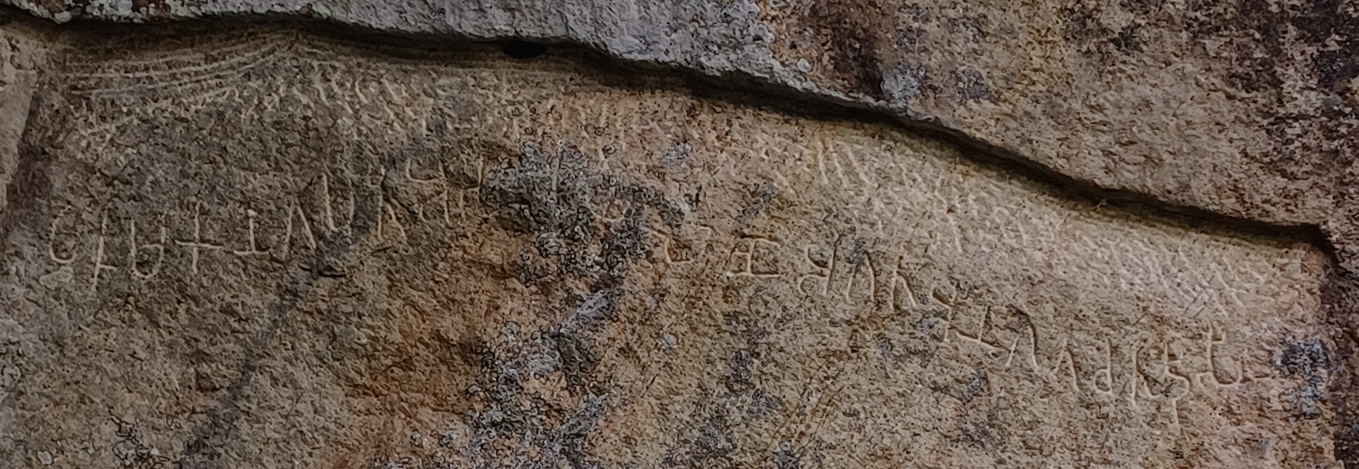
#> input picture images/raw/Mihinthale(2).jpg, 2718 x 938 px (shown at 1/2 size)
$ python 'Segmentation(BL).py'
#> lines starting #> are read from the running program, lines starting #| are printed output that depends on the picture; after the words box and inside, x2 and y2 are one past the last pixel; in counts of white or black regions, pixels touching at a corner belong together
### code/Segmentation_final.py
import os
import numpy as np
import matplotlib.pyplot as plt
import cv2


def display_image(im_path):     # to get an idea of the pre-processing technique
    dpi = 80
    im_data = plt.imread(im_path)
    height, width = im_data.shape[:2]
    # What size does the figure need to be in inches to fit the image?
    figsize = width / float(dpi), height / float(dpi)
    # Create a figure of the right size with one axes that takes up the full figure
    fig = plt.figure(figsize=figsize)
    ax = fig.add_axes([0, 0, 1, 1])
    # Hide spines, ticks, etc.
    ax.axis('off')
    # Display the image.
    ax.imshow(im_data, cmap='gray')
    plt.show()


# [9 lines left out: function enhance_contrast, not called in this run]


raw_image_directory = os.path.join('..', 'images', 'raw')
output_directory = os.path.join('..', 'images', 'final_testing')
# preprocessed_image_directory = os.path.join('..', 'images', 'preprocessed')
image_path = os.path.join(raw_image_directory, "Mihinthale.jpg")
# display_image(image_path)

# image_path = '../images/raw/Mihinthale.jpg'


def save_image(edited_image, file_name):
    output_path = os.path.join(output_directory, file_name)
    cv2.imwrite(output_path, edited_image)


def image_preprocessing(img_path):
    img = cv2.imread(img_path)  # original image
    img_copy = img.copy()
    height = img.shape[0]
    width = img.shape[1]
    # print(height, width)

    # Resize image for a standard size
    resize_img = cv2.resize(img_copy, dsize=(1320, int(1320 * height / width)), interpolation=cv2.INTER_AREA)
    save_image(resize_img, 'resized_image.png')

    blur = cv2.GaussianBlur(img, (5, 5), 0)
    save_image(blur, 'Gau_blur.png')
    # median_image = cv2.medianBlur(img_copy, 3)

    b, g, r = cv2.split(img_copy)
    rgb_img = cv2.merge([r, g, b])
    gray = cv2.cvtColor(img_copy, cv2.COLOR_BGR2GRAY)
    ret, thresh = cv2.threshold(gray, 0, 255, cv2.THRESH_BINARY_INV+cv2.THRESH_OTSU)

    # noise removal
    kernel = np.ones((2, 2), np.uint8)
    opening = cv2.morphologyEx(thresh, cv2.MORPH_OPEN, kernel, iterations=2)
    closing = cv2.morphologyEx(thresh, cv2.MORPH_CLOSE, kernel, iterations=2)
    # sure background area
    sure_bg = cv2.dilate(closing, kernel, iterations=3)
    # Finding sure foreground area
    dist_transform = cv2.distanceTransform(sure_bg, cv2.DIST_L2, 3)
    # Threshold
    ret, sure_fg = cv2.threshold(dist_transform, 0.1*dist_transform.max(), 255, 0)
    save_image(sure_bg, 'dil.png')

    edge = cv2.Canny(sure_bg, 2, 5)
    save_image(edge, 'canny_edges.png')

    # # Finding unknown region
    # sure_fg = np.uint8(sure_fg)
    # unknown = cv2.subtract(sure_bg, sure_fg)
    # # Marker labelling
    # ret, markers = cv2.connectedComponents(sure_fg)
    # # Add one to all labels so that sure background is not 0, but 1
    # markers = markers+1
    # # Now, mark the region of unknown with zero
    # markers[unknown == 255] = 0
    # markers = cv2.watershed(img, markers)
    # img[markers == -1] = [255, 0, 0]
    #
    # plt.subplot(211), plt.imshow(rgb_img)
    # plt.title('Input Image'), plt.xticks([]), plt.yticks([])
    # plt.subplot(212), plt.imshow(thresh, 'gray')
    # plt.imsave(r'thres_hold.png', thresh)
    # plt.title("Otsu's binary threshold"), plt.xticks([]), plt.yticks([])
    # plt.tight_layout()
    # plt.show()
    #
    # plt.subplot(211), plt.imshow(closing, 'gray')
    # plt.title("morphologyEx:Closing:2x2"), plt.xticks([]), plt.yticks([])
    # plt.subplot(212), plt.imshow(sure_bg, 'gray')
    # plt.imsave(r'dil_a.tion.png', sure_bg)
    # plt.title("Dilation"), plt.xticks([]), plt.yticks([])
    # plt.tight_layout()
    # plt.show()
    #
    # plt.subplot(211), plt.imshow(dist_transform, 'gray')
    # plt.title("Distance Transform"), plt.xticks([]), plt.yticks([])
    # plt.subplot(212), plt.imshow(sure_fg, 'gray')
    # plt.title("Thresholding"), plt.xticks([]), plt.yticks([])
    # plt.tight_layout()
    # plt.show()
    #
    # plt.subplot(211), plt.imshow(unknown, 'gray')
    # plt.title("Unknown"), plt.xticks([]), plt.yticks([])
    # plt.subplot(212), plt.imshow(img, 'gray')
    # plt.title("Result from Watershed"), plt.xticks([]), plt.yticks([])
    # plt.tight_layout()
    # plt.show()

    # ________________________________________________________________________________________________________________

    # save_image(blur, 'median_image.png')
    # de_noised_image = cv2.fastNlMeansDenoisingColored(blur, None, h=10, templateWindowSize=7, searchWindowSize=21)
    # save_image(de_noised_image, 'fastdenoised_image.png')
    #
    # # Grayscale
    # gray_img = cv2.cvtColor(de_noised_image, cv2.COLOR_BGR2GRAY)
    # save_image(gray_img, 'gray_image.png')
    #
    # # Histogram Equalize Image
    # equalized_image = cv2.equalizeHist(gray_img)
    # save_image(equalized_image, 'hist_equalize_image.png')
    #
    # # Adaptive Histogram Equalized Image
    # clahe = cv2.createCLAHE(clipLimit=2.0, tileGridSize=(8, 8))
    # aequalized_image = clahe.apply(gray_img)
    # save_image(aequalized_image, 'adapt_hist_equalize_image.png')
    #
    # # Light adjusted image
    # # Assuming gamma correction for contrast adjustment
    # gamma = 1.2
    # adjusted_image = np.clip((aequalized_image / 255.0) ** gamma * 255.0, 0, 255).astype(np.uint8)
    # save_image(adjusted_image, 'light_adjusted_image.png')
    #
    # # Apply adaptive thresholding
    # _, threshold_image = cv2.threshold(aequalized_image, 5, 20, cv2.THRESH_BINARY + cv2.THRESH_OTSU)
    # # _, threshold_image = cv2.threshold(aequalized_image, 50, 200, cv2.THRESH_BINARY + cv2.THRESH_OTSU)
    # save_image(threshold_image, 'threshold_image.png')
    # # plt.imshow(threshold_image, cmap='gray')
    # # plt.title('threshold_image ')
    #
    # # thresh, im_bw = cv.threshold(img, 180, 255, cv.THRESH_BINARY)  # TODO: change these values and find the best suited values
    # # """thresh - threshold, im_bw - image black & white.
    # # first parameter is the image then two integer values are defined as paremeters.
    # # cv.THRESH_BINARY - a way of adjusting the threshold, there are multiple ways to ajust the threshold value."""
    # # output_path = os.path.join(output_directory, f'Threshold_{image_file}.jpg')
    # # cv.imwrite(output_path, im_bw)
    #
    # # thresh, im_bw = cv.threshold(gray_image, 140, 255, cv.THRESH_OTSU)
    #
    # # thresh, im_bw = cv.threshold(gray_image, 155, 200, cv.THRESH_BINARY_INV)
    #
    # # Canny edge
    # edges = cv2.Canny(threshold_image, 50, 150)
    # # plt.imshow(edges, cmap='gray')
    # # plt.title('Edge Image')
    #
    # # Find contours in the edges
    # contours, _ = cv2.findContours(edges, cv2.RETR_EXTERNAL, cv2.CHAIN_APPROX_SIMPLE)
    #
    # # Draw the contours on a copy of the original image
    # cv2.drawContours(img_copy, contours, -1, (0, 255, 0), 2)
    #
    # # thresh_img = cv2.adaptiveThreshold(gray_img, 255, cv2.ADAPTIVE_THRESH_MEAN_C, cv2.THRESH_BINARY_INV, 21, 20)
    # # bin_img1 = thresh_img.copy()
    # # # bin_img2 = bin_img.copy()
    # # # output_path = os.path.join(output_directory, "binImg_Mihinthale(2).jpg")
    # # # cv2.imwrite(output_path, bin_img1)  # not saving the filtered image
    # #
    # # kernel = cv2.getStructuringElement(cv2.MORPH_ELLIPSE, (3, 3))
    # # kernel1 = np.array([[1, 0, 1], [0, 1, 0], [1, 0, 1]], dtype=np.uint8)
    # #
    # # final_thr = cv2.morphologyEx(bin_img1, cv2.MORPH_CLOSE, kernel)
    # # # output_path = os.path.join(output_directory, "final_Mihinthale(2).jpg")
    # # cv2.imwrite(output_path, final_thr)  # not saving the filtered image
    # # contr_retrival = final_thr.copy()


image_preprocessing(image_path)

### code/Segmentation(BL).py
import sys
import cv2
import os
import numpy as np

sys.setrecursionlimit(10 ** 6)


def image_segmentation():
    # image thresholding
    try:
        image_directory = os.path.join('..', 'images', 'raw')
        output_directory = os.path.join('..', 'images', 'segmented')
        image_path = os.path.join(image_directory, "Mihinthale(2).jpg")
        src_img = cv2.imread(image_path)
#> src_img is the input picture: shape (938, 2718, 3); mean B, G, R 75.7, 86.8, 101

        copy = src_img.copy()
        height = src_img.shape[0]
#> height = 938
        width = src_img.shape[1]
#> width = 2718
        # print(height, width)

        src_img_copy = src_img.copy()

        src_img = cv2.resize(copy, dsize=(1320, int(1320 * height / width)), interpolation=cv2.INTER_AREA)
#> src_img: shape (455, 1320, 3)

        height = src_img.shape[0]
#> height = 455
        width = src_img.shape[1]
#> width = 1320
        # print(height, width)


        bin_img = cv2.adaptiveThreshold(grey_img, 255, cv2.ADAPTIVE_THRESH_MEAN_C, cv2.THRESH_BINARY_INV, 21, 20)
        bin_img1 = bin_img.copy()
        bin_img2 = bin_img.copy()
        output_path = os.path.join(output_directory, "binImg_Mihinthale(2).jpg")
        cv2.imwrite(output_path, bin_img1)  # not saving the filtered image

        kernel = cv2.getStructuringElement(cv2.MORPH_ELLIPSE, (3, 3))
        kernel1 = np.array([[1, 0, 1], [0, 1, 0], [1, 0, 1]], dtype=np.uint8)

        final_thr = cv2.morphologyEx(bin_img, cv2.MORPH_CLOSE, kernel)
        output_path = os.path.join(output_directory, "final_Mihinthale(2).jpg")
        cv2.imwrite(output_path, final_thr)  # not saving the filtered image
        contr_retrival = final_thr.copy()


        # character segmentation
        chr_img = cv2.imread("Edged_Image.png")

        contours, hierarchy = cv2.findContours(chr_img, cv2.RETR_EXTERNAL, cv2.CHAIN_APPROX_SIMPLE)

        new_height = src_img.shape[0]
        new_width = src_img.shape[1]

        resized_image = cv2.resize(src_img_copy, (new_width, new_height))

        edges = []
        # print(len(contours))

        # getting x1, x2, y1, y2 edges of a letter for crop
        for cnt in contours:
            if cv2.contourArea(cnt) > 20:
                x, y, w, h = cv2.boundingRect(cnt)
                temp = []
                temp.append(x)
                temp.append(y)
                temp.append(w)
                temp.append(h)
                edges.append(temp)
                cv2.rectangle(src_img, (x, y), (x + w, y + h), (0, 255, 0), 2)

        # reordering according to x index of edge for saving cropped image in oder
        n = len(edges)

        for i in range(n - 1):
            for j in range(0, n - i - 1):
                if edges[j][0] > edges[j + 1][0]:
                    edges[j], edges[j + 1] = edges[j + 1], edges[j]


        # cropping original image form letter edges
        i = 0
        for edge in edges:
            crop = resized_image[edge[1]:(edge[1] + edge[3]), edge[0]:(edge[0] + edge[2])]
            crop = cv2.resize(crop, (224, 224))
            output_path = os.path.join(output_directory, "test_Mihinthale(2).jpg")
            cv2.imwrite(output_path, crop)  # not saving the filtered image
            # cv2.imwrite("segmentation_module/segmented_letters/crop_{0}.jpg".format(i), crop)
            i = i + 1

        # /character segmentation

        return True

    except:
        return False


image_segmentation()
import os
import cv2
from matplotlib import pyplot as plt

image_directory = os.path.join('..', 'images', 'raw')
output_directory = os.path.join('..', 'images', 'segmented')
image_path = os.path.join(image_directory, "Mihinthale.jpg")
src_img = cv2.imread(image_path)
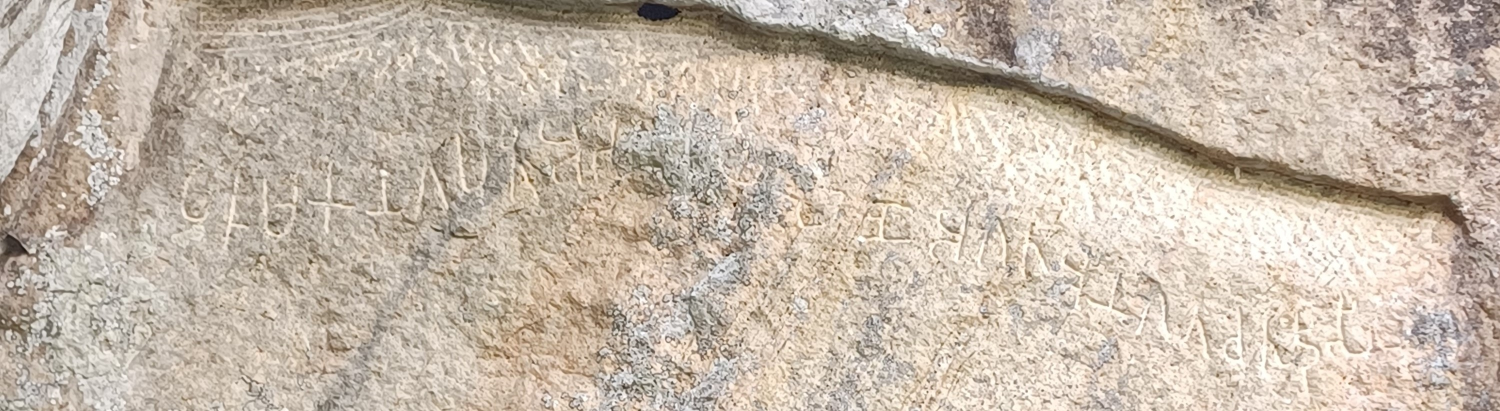
#> input picture images/raw/Mihinthale.jpg, 3000 x 822 px (shown at 1/2 size)
#> src_img is the input picture: shape (822, 3000, 3); mean B, G, R 171, 185.3, 198.3

copy = src_img.copy()
height = src_img.shape[0]
#> height = 822
width = src_img.shape[1]
#> width = 3000
# print(height, width)

src_img_copy = src_img.copy()

src_img = cv2.resize(copy, dsize=(1320, int(1320 * height / width)), interpolation=cv2.INTER_AREA)
#> src_img: shape (361, 1320, 3)

chr_img = cv2.imread("Edged_Image.png")
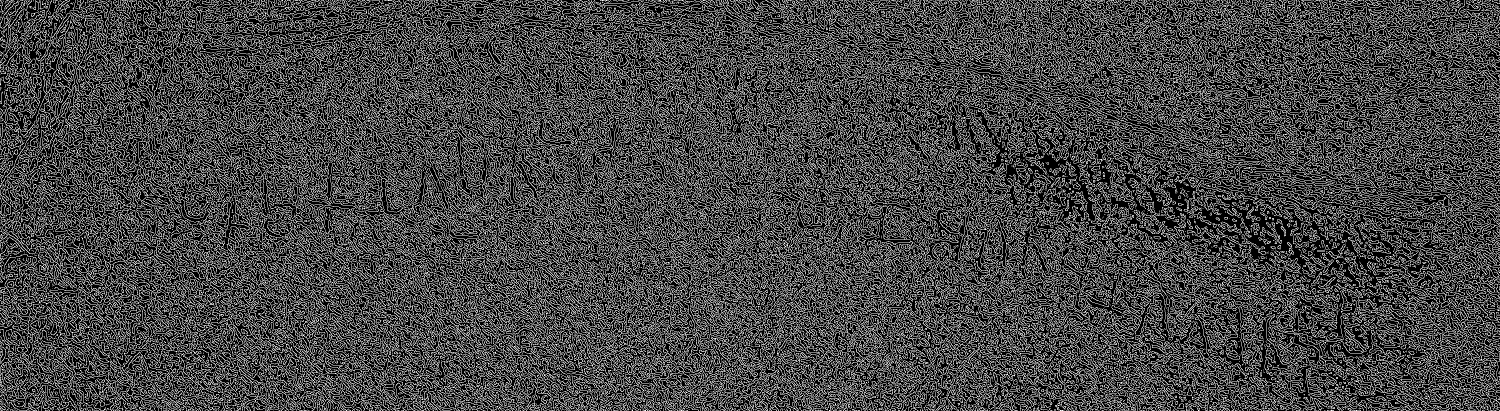
#> input picture code/Edged_Image.png, 3000 x 822 px (shown at 1/2 size)
#> chr_img is the input picture: shape (822, 3000, 3); 27.4% white in thin lines or dots
chr_img = cv2.cvtColor(chr_img, cv2.COLOR_BGR2GRAY)
#> chr_img: shape (822, 3000); 27.4% white in thin lines or dots
contours, hierarchy = cv2.findContours(chr_img, cv2.RETR_EXTERNAL, cv2.CHAIN_APPROX_SIMPLE)
#> contours = 26393 contours, 23664 with area under 20; largest, box (x1, y1, x2, y2) and area: (1100, 501, 1385, 708) 6184, (945, 438, 1120, 730) 4648, (1270, 299, 1460, 546) 4490, (1373, 549, 1509, 735) 3116, (808, 563, 951, 710) 2792

cv2.imwrite('Contour_image.png', cv2.drawContours(src_img, contours, -1, (0, 255, 0), 1))
# [10 lines of commented-out code are left out]

import Segmentation_final as segmentation
#> in image_preprocessing, `b, g, r = cv2.split(img_copy)`:
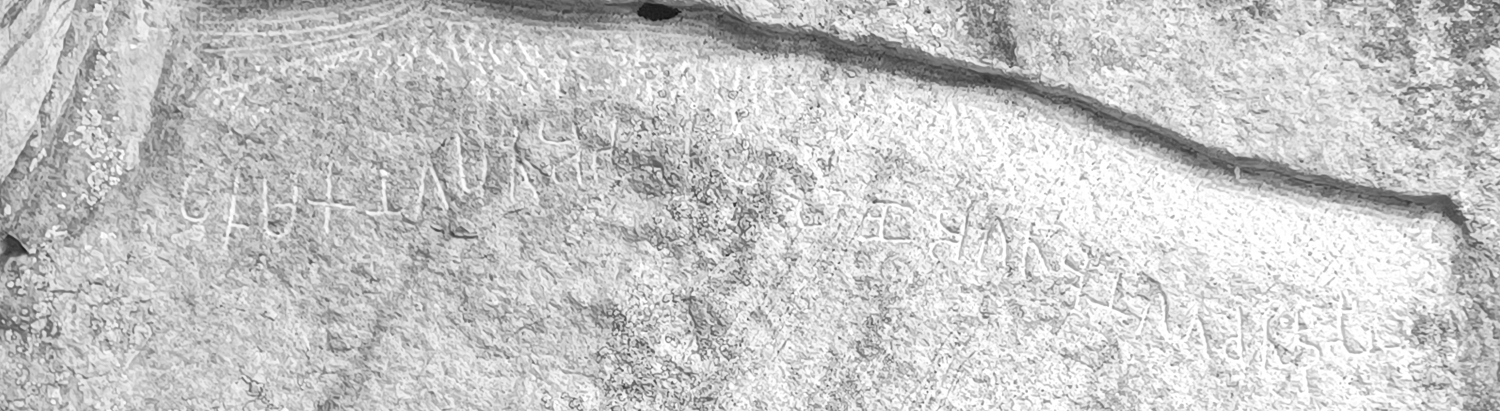
#> r: shape (822, 3000) (shown at 1/2 size); min 14, max 255, mean 198.3
#> in image_preprocessing, `ret, thresh = cv2.threshold(gray, 0, 255, cv2.THRESH_BINARY_INV+cv2.TH..`:
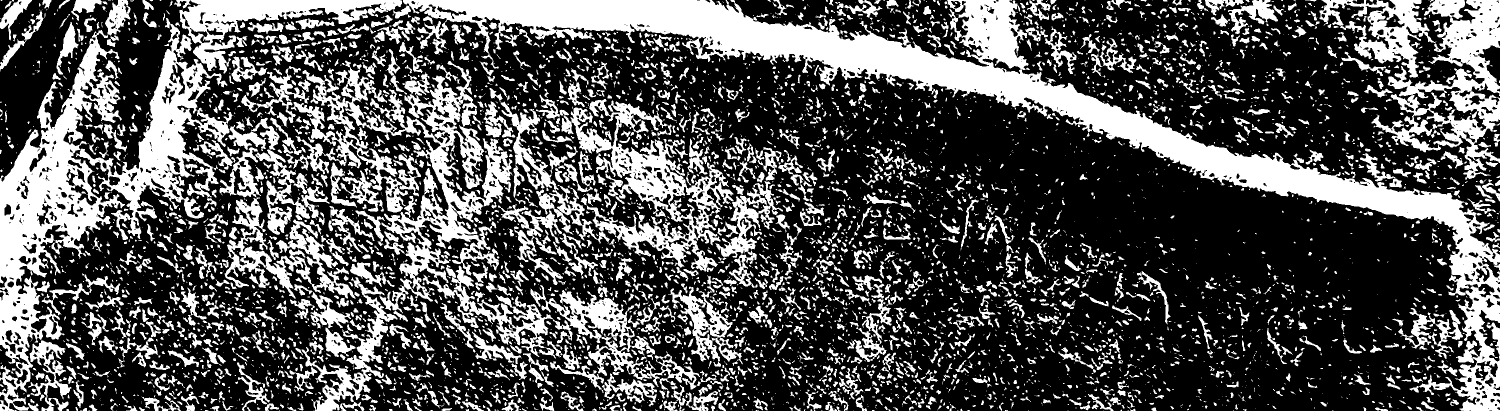
#> thresh: shape (822, 3000) (shown at 1/2 size); 32.8% white; 5757 white regions (3277 under 20 px), largest, box (x1, y1, x2, y2) and area: (806, 0, 3000, 822) 170891, (0, 36, 466, 822) 92814, (572, 121, 1025, 627) 58868
#> in image_preprocessing, `ret, thresh = cv2.threshold(gray, 0, 255, cv2.THRESH_BINARY_INV+cv2.TH..`: ret = 176
#> in image_preprocessing, `opening = cv2.morphologyEx(thresh, cv2.MORPH_OPEN, kernel, iterations=2)`: opening: shape (822, 3000); 30.5% white; 4197 white regions (1402 under 20 px), largest, box (x1, y1, x2, y2) and area: (808, 0, 3000, 822) 164547, (0, 63, 251, 822) 58439, (155, 50, 461, 479) 29831
#> in image_preprocessing, `closing = cv2.morphologyEx(thresh, cv2.MORPH_CLOSE, kernel, iterations..`: closing: shape (822, 3000); 34.1% white; 4517 white regions (2553 under 20 px), largest, box (x1, y1, x2, y2) and area: (0, 0, 3000, 822) 339649, (542, 123, 1403, 822) 117538, (998, 179, 1568, 578) 68807
#> in image_preprocessing, `sure_bg = cv2.dilate(closing, kernel, iterations=3)`:
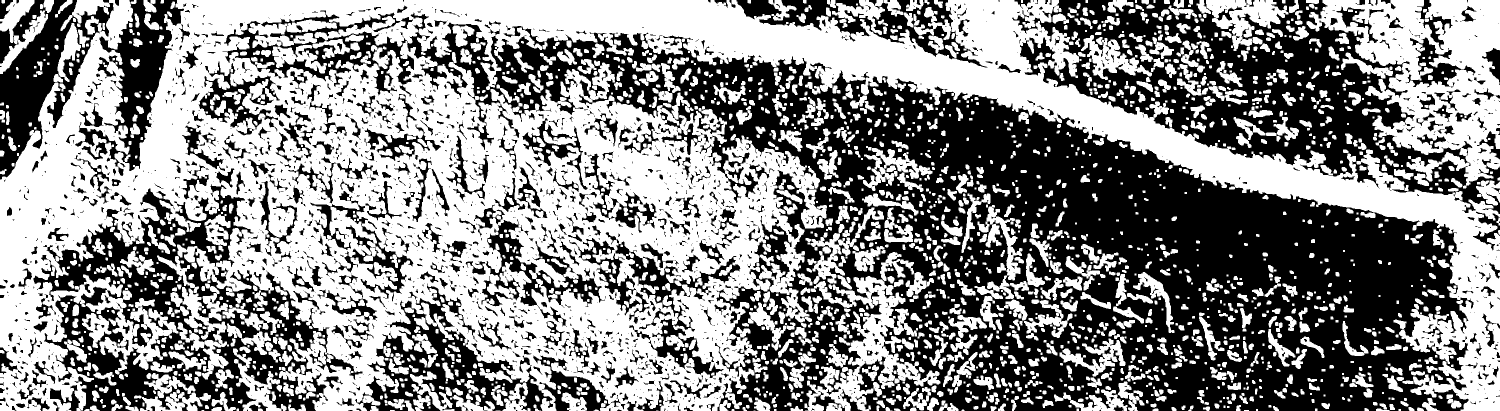
#> sure_bg: shape (822, 3000) (shown at 1/2 size); 54.1% white; 2403 black regions (1612 under 20 px), largest, box (x1, y1, x2, y2) and area: (814, 25, 2947, 822) 606418, (2024, 0, 3000, 428) 132980, (67, 368, 659, 822) 93698
#> in image_preprocessing, `ret, sure_fg = cv2.threshold(dist_transform, 0.1*dist_transform.max(),..`:
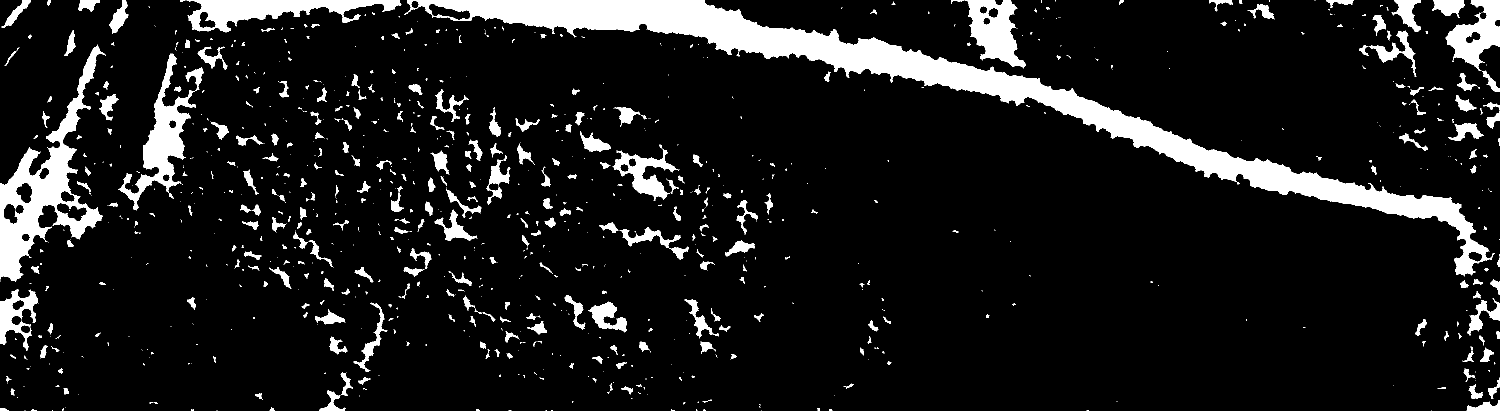
#> sure_fg: shape (822, 3000) float32 (shown at 1/2 size); 10.5% white; 967 white regions (601 under 20 px), largest, box (x1, y1, x2, y2) and area: (809, 0, 2990, 553) 109055, (0, 89, 212, 563) 26311, (236, 107, 408, 421) 12774
#> in image_preprocessing, `ret, sure_fg = cv2.threshold(dist_transform, 0.1*dist_transform.max(),..`: ret = 7.07
#> in image_preprocessing, `edge = cv2.Canny(sure_bg, 2, 5)`:
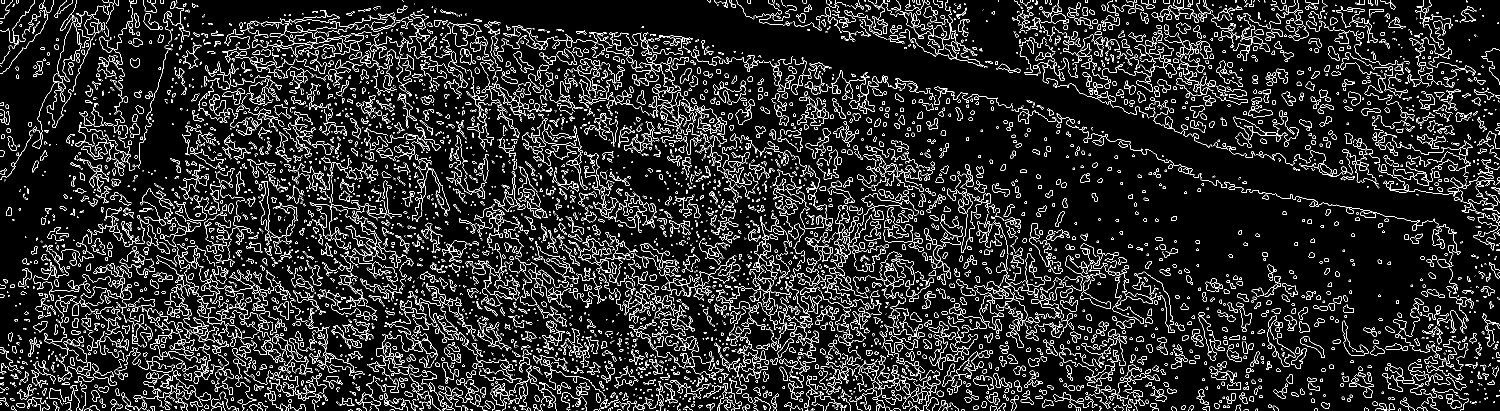
#> edge: shape (822, 3000) (shown at 1/2 size); 9.4% white in thin lines or dots

segmentation.display_image('Contour_image.png')
